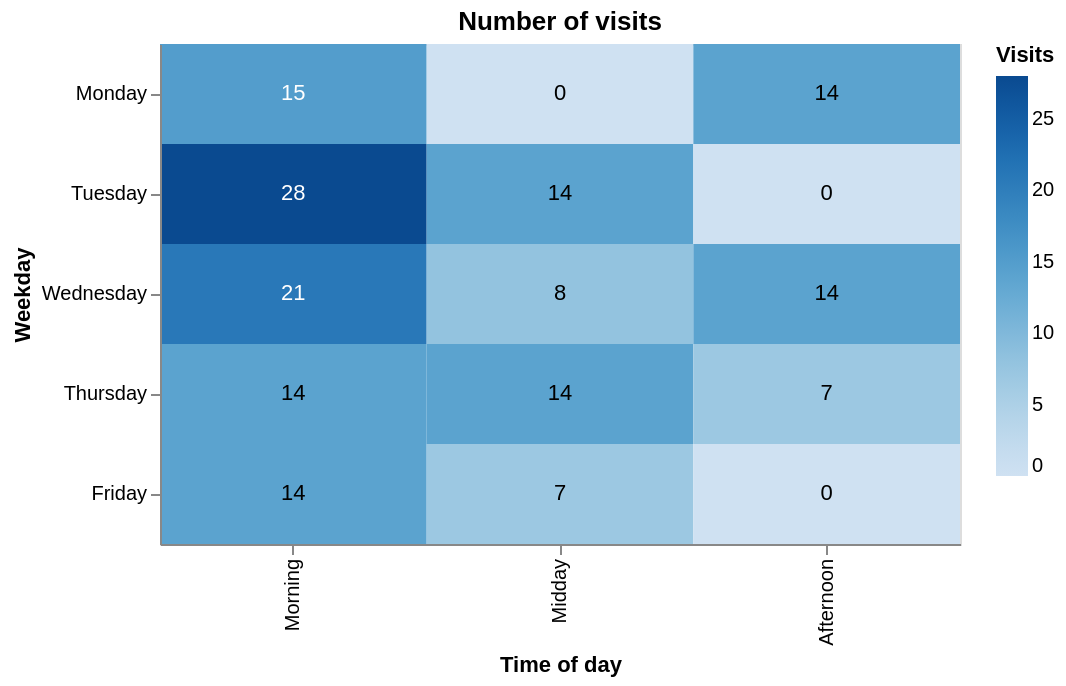

The notebook cell this image was saved under:
### Code cell
coverage_data = coverage.rename_axis(
    index="day", columns="time_of_day"
).stack().reset_index(name="visits")

base = alt.Chart(coverage_data).encode(
    x=alt.X("time_of_day:O", sort=times, title="Time of day"),
    y=alt.Y("day:O", sort=days, title="Weekday")
)

cells = base.mark_rect().encode(
    color=alt.Color("visits:Q", scale=alt.Scale(scheme="blues"), title="Visits")
)

labels = base.mark_text().encode(
    text="visits:Q",
    color=alt.condition(
        alt.datum.visits > coverage_data["visits"].max() / 2,
        alt.value("white"),
        alt.value("black")
    )
)

(cells + labels).properties(
    width=400,
    height=250,
    title="Number of visits"
)

### Figure 1 — Vega-Lite specification as saved in the notebook (floating-point values rounded to 4 significant figures)
{"config": {"view": {"continuousWidth": 300, "continuousHeight": 300}}, "layer": [{"mark": {"type": "rect"}, "encoding": {"color": {"field": "visits", "scale": {"scheme": "blues"}, "title": "Visits", "type": "quantitative"}, "x": {"field": "time_of_day", "sort": ["Morning", "Midday", "Afternoon"], "title": "Time of day", "type": "ordinal"}, "y": {"field": "day", "sort": ["Monday", "Tuesday", "Wednesday", "Thursday", "Friday"], "title": "Weekday", "type": "ordinal"}}}, {"mark": {"type": "text"}, "encoding": {"color": {"condition": {"test": "(datum.visits > 14.0)", "value": "white"}, "value": "black"}, "text": {"field": "visits", "type": "quantitative"}, "x": {"field": "time_of_day", "sort": ["Morning", "Midday", "Afternoon"], "title": "Time of day", "type": "ordinal"}, "y": {"field": "day", "sort": ["Monday", "Tuesday", "Wednesday", "Thursday", "Friday"], "title": "Weekday", "type": "ordinal"}}}], "data": {"name": "data-4c0f7bd43d2d2cc8a5fb882b8bc75248"}, "height": 250, "title": "Number of visits", "width": 400, "$schema": "https://vega.github.io/schema/vega-lite/v6.4.1.json", "datasets": {"data-4c0f7bd43d2d2cc8a5fb882b8bc75248": [{"day": "Monday", "time_of_day": "Morning", "visits": 15}, {"day": "Monday", "time_of_day": "Midday", "visits": 0}, {"day": "Monday", "time_of_day": "Afternoon", "visits": 14}, {"day": "Tuesday", "time_of_day": "Morning", "visits": 28}, {"day": "Tuesday", "time_of_day": "Midday", "visits": 14}, {"day": "Tuesday", "time_of_day": "Afternoon", "visits": 0}, {"day": "Wednesday", "time_of_day": "Morning", "visits": 21}, {"day": "Wednesday", "time_of_day": "Midday", "visits": 8}, {"day": "Wednesday", "time_of_day": "Afternoon", "visits": 14}, {"day": "Thursday", "time_of_day": "Morning", "visits": 14}, {"day": "Thursday", "time_of_day": "Midday", "visits": 14}, {"day": "Thursday", "time_of_day": "Afternoon", "visits": 7}, {"day": "Friday", "time_of_day": "Morning", "visits": 14}, {"day": "Friday", "time_of_day": "Midday", "visits": 7}, {"day": "Friday", "time_of_day": "Afternoon", "visits": 0}]}}
